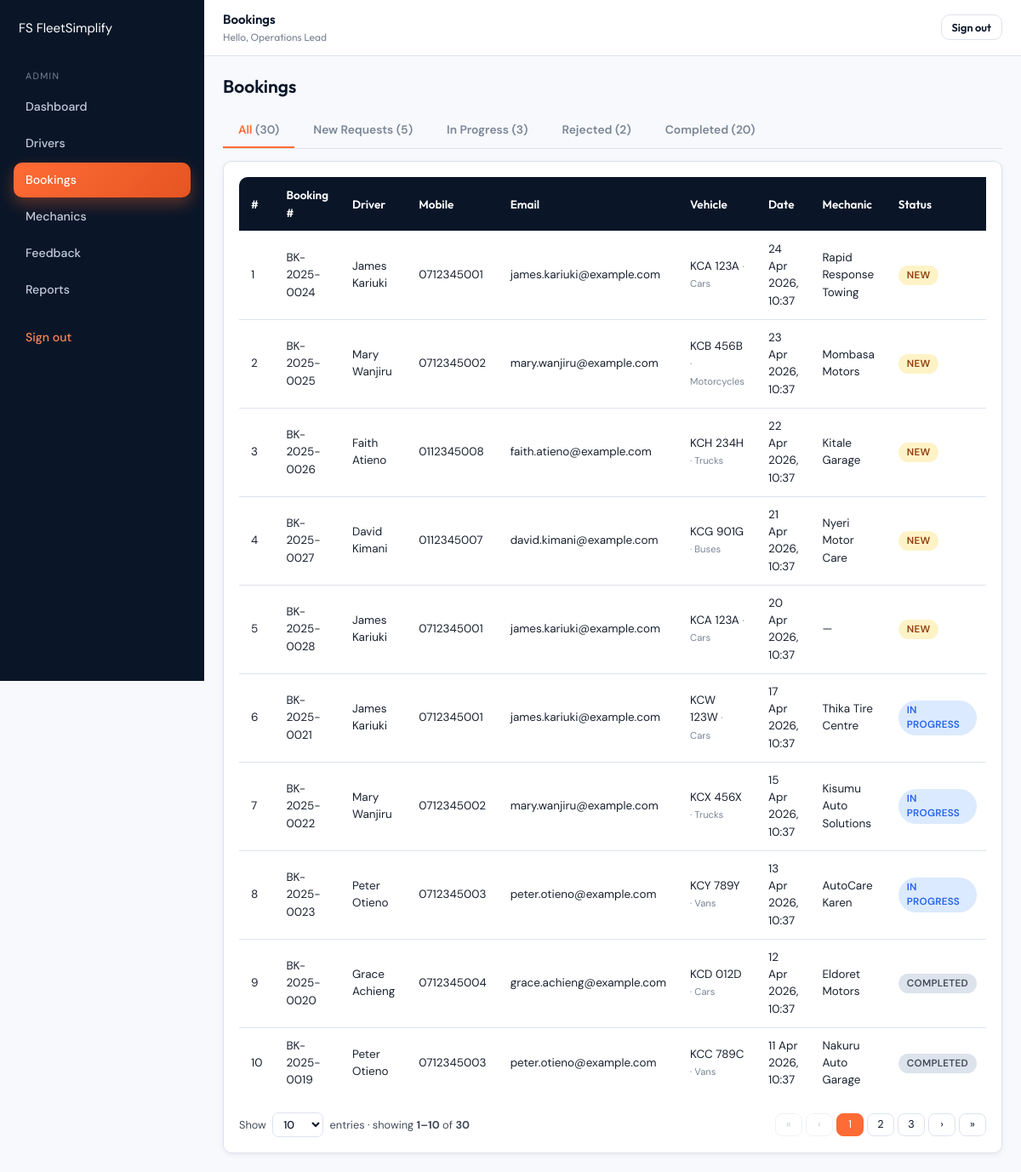
Screenshot of /admin/bookings.php?tab=all (signed in) with the database file from the repository.
### tables this page shows
CREATE TABLE bookings (
  id                  INT UNSIGNED NOT NULL AUTO_INCREMENT,
  booking_number      VARCHAR(20)  NOT NULL,
  user_id             INT UNSIGNED NOT NULL,
  mechanic_id         INT UNSIGNED NULL,
  vehicle_plate       VARCHAR(20)  NOT NULL,
  vehicle_type        VARCHAR(40)  NOT NULL,
  breakdown_cause     VARCHAR(60)  NOT NULL,
  breakdown_location  VARCHAR(60)  NOT NULL,
  severity            VARCHAR(20)  NOT NULL DEFAULT 'Minor',
  status              ENUM('new','in_progress','completed','rejected') NOT NULL DEFAULT 'new',
  repair_method       VARCHAR(60)  NULL,
  downtime_reason     VARCHAR(60)  NULL,
  spare_parts_used    VARCHAR(255) NULL,
  repair_time_minutes INT UNSIGNED NULL,
  amount              DECIMAL(10,2) NOT NULL DEFAULT 0,
  driver_lat          DECIMAL(10,7) NULL,
  driver_lng          DECIMAL(10,7) NULL,
  created_at          TIMESTAMP    NOT NULL DEFAULT CURRENT_TIMESTAMP,
  updated_at          TIMESTAMP    NOT NULL DEFAULT CURRENT_TIMESTAMP ON UPDATE CURRENT_TIMESTAMP,
  PRIMARY KEY (id),
  UNIQUE KEY uq_bookings_number (booking_number),
  KEY idx_bookings_user (user_id),
  KEY idx_bookings_mechanic (mechanic_id),
  KEY idx_bookings_status (status),
  KEY idx_bookings_created (created_at),
  CONSTRAINT fk_bookings_user FOREIGN KEY (user_id) REFERENCES users(id) ON DELETE CASCADE,
  CONSTRAINT fk_bookings_mechanic FOREIGN KEY (mechanic_id) REFERENCES mechanics(id) ON DELETE SET NULL
);

CREATE TABLE users (
  id          INT UNSIGNED NOT NULL AUTO_INCREMENT,
  name        VARCHAR(120) NOT NULL,
  email       VARCHAR(190) NOT NULL,
  password    VARCHAR(255) NOT NULL,
  mobile      VARCHAR(10)  NOT NULL,
  created_at  TIMESTAMP    NOT NULL DEFAULT CURRENT_TIMESTAMP,
  PRIMARY KEY (id),
  UNIQUE KEY uq_users_email (email)
);

CREATE TABLE mechanics (
  id                  INT UNSIGNED NOT NULL AUTO_INCREMENT,
  name                VARCHAR(120) NOT NULL,
  email               VARCHAR(190) NOT NULL,
  password            VARCHAR(255) NOT NULL,
  mobile              VARCHAR(10)  NOT NULL,
  town                VARCHAR(80)  NOT NULL,
  address             VARCHAR(255) NOT NULL,
  licence_no          VARCHAR(60)  NOT NULL,
  business_name       VARCHAR(150) NOT NULL,
  service_description VARCHAR(255) NOT NULL DEFAULT '',
  availability        VARCHAR(120) NOT NULL DEFAULT '24/7',
  status              ENUM('pending','approved') NOT NULL DEFAULT 'pending',
  created_at          TIMESTAMP    NOT NULL DEFAULT CURRENT_TIMESTAMP,
  PRIMARY KEY (id),
  UNIQUE KEY uq_mechanics_email (email),
  KEY idx_mechanics_status (status),
  KEY idx_mechanics_town (town)
);

### admin/bookings.php (the view, shortened to what this page needs)
<?php
require_once __DIR__ . '/../config/init.php';
$pdo = db();
$tab = $_GET['tab'] ?? 'new';
$counts = ['new'=>0,'approved'=>0,'rejected'=>0,'completed'=>0,'all'=>0];
foreach ($pdo->query("SELECT status, COUNT(*) AS c FROM bookings GROUP BY status") as $r) {
    if ($r['status'] === 'in_progress')      $counts['approved']  = (int)$r['c'];
    elseif (isset($counts[$r['status']]))    $counts[$r['status']] = (int)$r['c'];
}
$counts['all'] = $counts['new'] + $counts['approved'] + $counts['completed'] + $counts['rejected'];
$total = $counts[$tab];
$pg = paginate($total);
if ($tab === 'all') {
    $st = $pdo->prepare("
        SELECT b.*, u.name AS user_name, u.email, u.mobile, m.business_name AS mech_name
        FROM bookings b
        JOIN users u ON u.id = b.user_id
        LEFT JOIN mechanics m ON m.id = b.mechanic_id
        ORDER BY b.created_at DESC
        LIMIT :lim OFFSET :off
    ");
}
$st->bindValue(':lim', $pg['per'],    PDO::PARAM_INT);
$st->bindValue(':off', $pg['offset'], PDO::PARAM_INT);
$st->execute();
$rows = $st->fetchAll();
include __DIR__ . '/../partials/header.php';
?>
<div class="app">
    <?php include __DIR__ . '/../partials/sidebar-admin.php'; ?>
    <main class="main">
        <?php include __DIR__ . '/../partials/topbar.php'; ?>
        <div class="content">
            <div class="page-h"><h2 style="margin:0">Bookings</h2></div>
            <div class="tabs">
                <a href="?tab=all&amp;per=<?= (int)$pg['per'] ?>"        class="<?= $tab==='all'?'active':'' ?>">All <span class="text-muted">(<?= $counts['all'] ?>)</span></a>
                <a href="?tab=new&amp;per=<?= (int)$pg['per'] ?>"        class="<?= $tab==='new'?'active':'' ?>">New Requests <span class="text-muted">(<?= $counts['new'] ?>)</span></a>
                <a href="?tab=approved&amp;per=<?= (int)$pg['per'] ?>"   class="<?= $tab==='approved'?'active':'' ?>">In Progress <span class="text-muted">(<?= $counts['approved'] ?>)</span></a>
                <a href="?tab=rejected&amp;per=<?= (int)$pg['per'] ?>"   class="<?= $tab==='rejected'?'active':'' ?>">Rejected <span class="text-muted">(<?= $counts['rejected'] ?>)</span></a>
                <a href="?tab=completed&amp;per=<?= (int)$pg['per'] ?>"  class="<?= $tab==='completed'?'active':'' ?>">Completed <span class="text-muted">(<?= $counts['completed'] ?>)</span></a>
            </div>
            <div class="card">
                <?php if (!$rows): ?>
                    <p class="text-muted">Nothing here.</p>
                <?php else: ?>
                <div class="table-wrap"><table class="table">
                    <thead><tr>
                        <th>#</th><th>Booking #</th><th>Driver</th><th>Mobile</th><th>Email</th>
                        <th>Vehicle</th><th>Date</th><th>Mechanic</th><th>Status</th><th>Actions</th>
                    </tr></thead>
                    <tbody>
                    <?php foreach ($rows as $i => $r): ?>
                        <tr>
                            <td><?= $i + 1 ?></td>
                            <td><?= e($r['booking_number']) ?></td>
                            <td><?= e($r['user_name']) ?></td>
                            <td><?= e($r['mobile']) ?></td>
                            <td><?= e($r['email']) ?></td>
                            <td><?= e($r['vehicle_plate']) ?> <small class="text-muted">· <?= e($r['vehicle_type']) ?></small></td>
                            <td><?= e(date('d M Y, H:i', strtotime($r['created_at']))) ?></td>
                            <td><?= e($r['mech_name'] ?: '—') ?></td>
                            <td><?= status_badge($r['status']) ?></td>
                        </tr>
                    <?php endforeach; ?>
                    </tbody>
                </table></div>
                <?php $base_qs = ['tab' => $tab]; include __DIR__ . '/../partials/pager.php'; ?>
                <?php endif; ?>
            </div>
        </div>
    </main>
</div>
<?php include __DIR__ . '/../partials/footer.php'; ?>

### config/init.php (shortened to what this page needs)
<?php
function e(?string $s): string {
    return htmlspecialchars((string)$s, ENT_QUOTES | ENT_SUBSTITUTE, 'UTF-8');
}
function paginate(int $total, array $allowed = [10, 25, 50, 100], int $default = 10): array {
    $per = (int)($_GET['per'] ?? $default);
    $pages = max(1, (int)ceil($total / $per));
    $page  = max(1, (int)($_GET['page'] ?? 1));
    return [
        'total'  => $total,
        'per'    => $per,
        'page'   => $page,
        'pages'  => $pages,
        'offset' => ($page - 1) * $per,
        'allowed'=> $allowed,
    ];
}
function status_badge(string $status): string {
    $map = [
        'new'         => ['New',         'badge-warning'],
        'in_progress' => ['In Progress', 'badge-info'],
        'completed'   => ['Completed',   'badge-grey'],
        'rejected'    => ['Rejected',    'badge-danger'],
        'pending'     => ['Pending',     'badge-warning'],
        'approved'    => ['Approved',    'badge-success'],
        'failed'      => ['Failed',      'badge-danger'],
    ];
    [$label, $cls] = $map[$status] ?? [ucfirst($status), 'badge-grey'];
    return '<span class="badge ' . $cls . '">' . e($label) . '</span>';
}

### assets/css/main.css (style rules this page uses)
:root { --navy: #0A1628; --navy-2: #112441; --navy-3: #1B3055; --orange: #FF6B35; --orange-2: #FF8554; --orange-3: #E55522; --white: #ffffff; --grey-50: #F7F9FC; --grey-100: #EEF1F6; --grey-200: #DDE3EC; --grey-300: #C4CCDA; --grey-500: #7A8595; --grey-700: #424B5A; --grey-900: #1B2230; --success: #1F9D55; --success-bg: #DEF7EC; --warning: #F59E0B; --warning-bg: #FEF3C7; --danger: #DC2626; --danger-bg: #FEE2E2; --info: #2563EB; --info-bg: #DBEAFE; --shadow-sm: 0 2px 6px rgba(10,22,40,.06); --shadow: 0 6px 24px rgba(10,22,40,.08); --radius: 10px; }
* { box-sizing: border-box; }
html, body { margin: 0; padding: 0; background: var(--grey-50); color: var(--grey-900); font-family: 'DM Sans', system-ui, sans-serif; font-size: 15px; line-height: 1.5; min-height: 100vh; }
h1, h2, h3, h4, h5 { font-family: 'Outfit', system-ui, sans-serif; color: var(--navy); margin: 0 0 .5em; line-height: 1.25; font-weight: 600; }
h2 { font-size: 1.4rem; }
a { color: var(--orange); text-decoration: none; }
.card { background: var(--white); border: 1px solid var(--grey-200); border-radius: var(--radius); box-shadow: var(--shadow-sm); padding: 18px; }
.badge { display: inline-block; padding: 3px 10px; border-radius: 999px; font-size: .78rem; font-weight: 600; letter-spacing: .02em; text-transform: uppercase; }
.badge-warning { background: var(--warning-bg); color: #92400E; }
.badge-info { background: var(--info-bg); color: var(--info); }
.badge-grey { background: var(--grey-200); color: var(--grey-700); }
.table-wrap { overflow-x: auto; }
.table { width: 100%; border-collapse: collapse; background: var(--white); border-radius: var(--radius); overflow: hidden; }
.table th, .table td { padding: 11px 14px; text-align: left; border-bottom: 1px solid var(--grey-200); font-size: .9rem; }
.table thead { background: var(--navy); color: var(--white); }
.table thead th { font-family: 'Outfit', sans-serif; font-weight: 600; }
.table tbody tr:last-child td { border-bottom: 0; }
.text-muted { color: var(--grey-500); }

### assets/css/dashboard.css (style rules this page uses)
.app { display: grid; grid-template-columns: 240px 1fr; min-height: 100vh; }
.main { display: flex; flex-direction: column; min-width: 0; }
.content { padding: 22px; }
.page-h { display: flex; justify-content: space-between; align-items: center; gap: 12px; margin-bottom: 18px; flex-wrap: wrap; }
.tabs { display: flex; gap: 4px; border-bottom: 1px solid var(--grey-200); margin-bottom: 14px; flex-wrap: wrap; }
.tabs a { padding: 10px 18px; color: var(--grey-500); font-weight: 600; border-bottom: 2.5px solid transparent; font-size: .92rem; }
.tabs a.active { color: var(--orange); border-color: var(--orange); }

### rows the page displays
bookings: booking_number "BK-2025-0024", user.name "James Kariuki", user.mobile "0712345001", user.email "james.kariuki@example.com", vehicle_plate "KCA 123A", vehicle_type "Cars", created_at "24 Apr 2026, 10:37", mechanic.business_name "Rapid Response Towing", label "NEW"
bookings: booking_number "BK-2025-0025", user.name "Mary Wanjiru", user.mobile "0712345002", user.email "mary.wanjiru@example.com", vehicle_plate "KCB 456B", vehicle_type "Motorcycles", created_at "23 Apr 2026, 10:37", mechanic.business_name "Mombasa Motors", label "NEW"
bookings: booking_number "BK-2025-0026", user.name "Faith Atieno", user.mobile "0112345008", user.email "faith.atieno@example.com", vehicle_plate "KCH 234H", vehicle_type "Trucks", created_at "22 Apr 2026, 10:37", mechanic.business_name "Kitale Garage", label "NEW"
bookings: booking_number "BK-2025-0027", user.name "David Kimani", user.mobile "0112345007", user.email "david.kimani@example.com", vehicle_plate "KCG 901G", vehicle_type "Buses", created_at "21 Apr 2026, 10:37", mechanic.business_name "Nyeri Motor Care", label "NEW"
bookings: booking_number "BK-2025-0028", user.name "James Kariuki", user.mobile "0712345001", user.email "james.kariuki@example.com", vehicle_plate "KCA 123A", vehicle_type "Cars", created_at "20 Apr 2026, 10:37", mech_name "—", label "NEW"
bookings: booking_number "BK-2025-0021", user.name "James Kariuki", user.mobile "0712345001", user.email "james.kariuki@example.com", vehicle_plate "KCW 123W", vehicle_type "Cars", created_at "17 Apr 2026, 10:37", mechanic.business_name "Thika Tire Centre", label "IN PROGRESS"
bookings: booking_number "BK-2025-0022", user.name "Mary Wanjiru", user.mobile "0712345002", user.email "mary.wanjiru@example.com", vehicle_plate "KCX 456X", vehicle_type "Trucks", created_at "15 Apr 2026, 10:37", mechanic.business_name "Kisumu Auto Solutions", label "IN PROGRESS"
bookings: booking_number "BK-2025-0023", user.name "Peter Otieno", user.mobile "0712345003", user.email "peter.otieno@example.com", vehicle_plate "KCY 789Y", vehicle_type "Vans", created_at "13 Apr 2026, 10:37", mechanic.business_name "AutoCare Karen", label "IN PROGRESS"
bookings: booking_number "BK-2025-0020", user.name "Grace Achieng", user.mobile "0712345004", user.email "grace.achieng@example.com", vehicle_plate "KCD 012D", vehicle_type "Cars", created_at "12 Apr 2026, 10:37", mechanic.business_name "Eldoret Motors", label "COMPLETED"
bookings: booking_number "BK-2025-0019", user.name "Peter Otieno", user.mobile "0712345003", user.email "peter.otieno@example.com", vehicle_plate "KCC 789C", vehicle_type "Vans", created_at "11 Apr 2026, 10:37", mechanic.business_name "Nakuru Auto Garage", label "COMPLETED"

### other values shown
$page_title ?: 'Dashboard' "Bookings"
$u['name'] "Operations Lead"
$counts['all'] "30"
$counts['new'] "5"
$counts['approved'] "3"
$counts['rejected'] "2"
$counts['completed'] "20"
$range_from "1"
$range_to "10"
$pg['total'] "30"
form field value "10"
